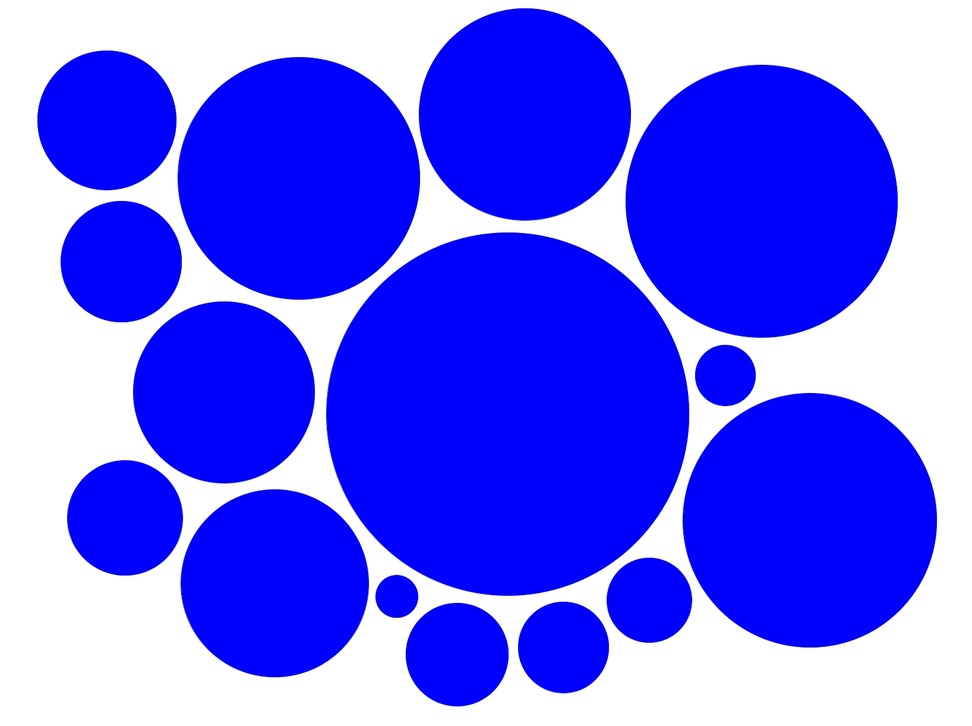
#> input picture work2/hough/ncircles.jpg, 972 x 726 px, shrunk from 1636 x 1221 before the run
$ python hough_circles.py
#> lines starting #> are read from the running program, lines starting #| are printed output that depends on the picture; after the words box and inside, x2 and y2 are one past the last pixel; in counts of white or black regions, pixels touching at a corner belong together
import cv2
import numpy as np


def hough_circles(filename):

    # Load image
#> called with filename = 'ncircles.jpg'
    image = cv2.imread(filename)
#> image is the input picture: shape (726, 972, 3); mean B, G, R 253.2, 106.7, 106.7
    output = image.copy()

    # Convert to grayscale
    gray = cv2.cvtColor(image, cv2.COLOR_BGR2GRAY)
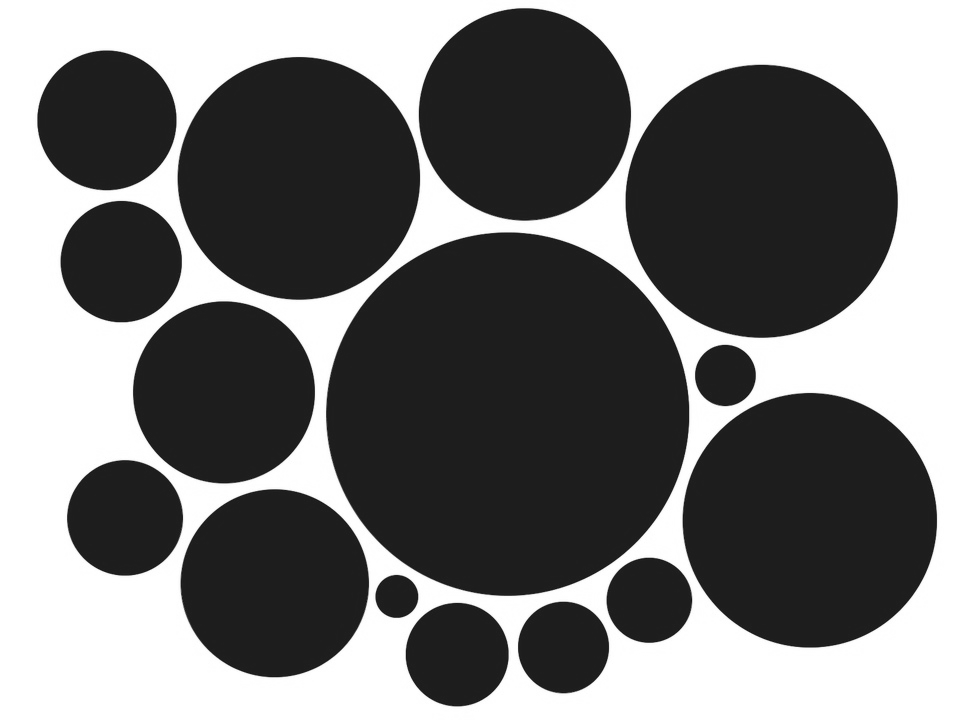
#> gray: shape (726, 972); min 19, max 255, mean 123.4

    # detect circles in the image
    min_dist = 100
    circles = cv2.HoughCircles(gray, cv2.HOUGH_GRADIENT, 1.2, min_dist)
#> circles = 13 rows, first 8: [507, 412.2, 180.5], [298.2, 178.2, 120.6], [760.2, 201, 135.8], [810.6, 521.4, 125.3], [275.4, 583.8, 92.88], [456.6, 653.4, 51.12], [120.6, 262.2, 60.36], [526.2, 113.4, 105.2]

    # ensure at least some circles were found
    if circles is not None:

        # convert the (x, y) coordinates and radius of the circles to integers
        circles = np.round(circles[0, :]).astype("int")
#> circles = 13 rows, first 8: [507, 412, 180], [298, 178, 121], [760, 201, 136], [811, 521, 125], [275, 584, 93], [457, 653, 51], [121, 262, 60], [526, 113, 105]

        # Draw circles
        for (x, y, r) in circles:
            cv2.circle(output, (x, y), r, (0, 0, 255), 4)
#> this loop made 13 passes
#> (x, y, r) on passes 1 to 12: (507, 412, 180), (298, 178, 121), (760, 201, 136), (811, 521, 125), (275, 584, 93), (457, 653, 51), (121, 262, 60), (526, 113, 105), (225, 393, 92), (106, 118, 69), (125, 517, 58), (562, 647, 45)
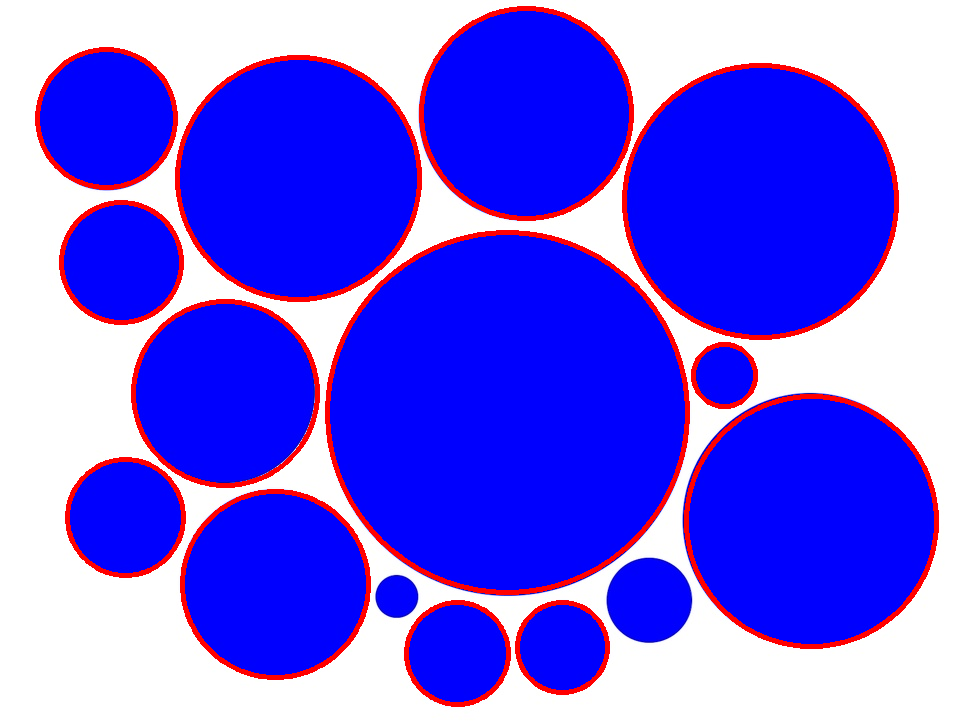
#> output: shape (726, 972, 3); 5.15% of pixels changed, all inside (x1, y1, x2, y2) = (35, 6, 939, 707)

        # show the output image
        cv2.imshow("output", output)
        cv2.waitKey(0)

        cv2.imwrite('hough_circles_output.png', output)


hough_circles('ncircles.jpg')
